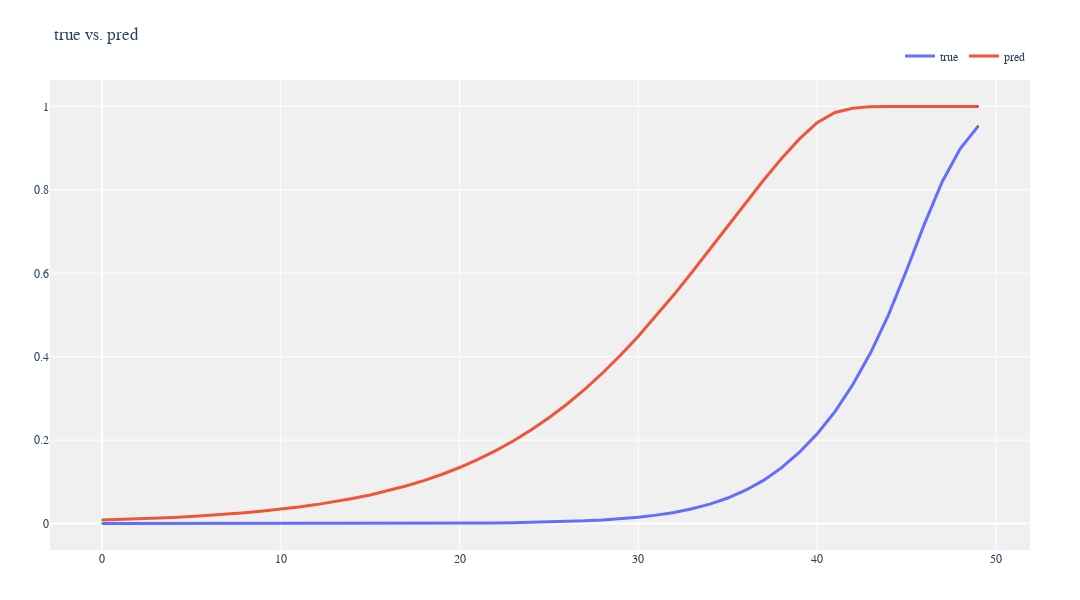

The cell this chart's notebook holds for it:
### Markdown cell above
## Correlation dimension

### Code cell
import numpy as np
from scipy.spatial.distance import pdist, squareform
import matplotlib.pyplot as plt

def correlation_dimension(data, r_vals):
    N = len(data)
    dists = squareform(pdist(data))  # pairwise distances
    C = []
    for r in r_vals:
        count = np.sum(dists < r) - N  # remove diagonal
        C_r = count / (N * (N - 1))
        C.append(C_r)
    return np.array(C)


r_vals = np.logspace(-3, 0, 50)
pred_c = correlation_dimension(predictions, r_vals)
true_c = correlation_dimension(truth, r_vals)

viz.compare_plot([true_c, pred_c], titles=["true", "pred"]) #xaxis = dict(type = 'log'), yaxis = dict(type = 'log'))

# Fit slope in scaling region
fit_range = (r_vals > 0.01) & (r_vals < 0.1)
slope1 = np.polyfit(np.log(r_vals[fit_range]), np.log(pred_c[fit_range]), 1)[0]
slope2 = np.polyfit(np.log(r_vals[fit_range]), np.log(true_c[fit_range]), 1)[0]
print("Estimated Correlation Dimension D2 of true:", slope2, "and of pred: " , slope1)

### Figure 1 — Plotly figure (JSON) as saved in the notebook; plotly's stock layout.template omitted (floating-point values rounded to 4 significant figures)
{"data": [{"hoverinfo": "y", "line": {"color": "#636EFA", "width": 3}, "mode": "lines", "name": "true", "type": "scatter", "y": [0.0, 0.0, 0.0, 0.0, 2.561e-06, 4.162e-06, 5.762e-06, 1.473e-05, 2.049e-05, 2.721e-05, 3.489e-05, 4.258e-05, 4.962e-05, 5.442e-05, 6.403e-05, 9.092e-05, 0.0001396, 0.0002122, 0.0003064, 0.0004581, 0.0006687, 0.001015, 0.001438, 0.001987, 0.002709, 0.003617, 0.004878, 0.006479, 0.008575, 0.01143, 0.01523, 0.02008, 0.02658, 0.0352, 0.04649, 0.0611, 0.07975, 0.1034, 0.1333, 0.1704, 0.2149, 0.2684, 0.3331, 0.4099, 0.5011, 0.6067, 0.7179, 0.8196, 0.8986, 0.9525]}, {"hoverinfo": "y", "marker": {"color": "limegreen", "size": 2}, "mode": "markers", "name": "Start 1", "showlegend": false, "type": "scatter", "x": [0], "y": [0]}, {"hoverinfo": "y", "marker": {"color": "crimson", "size": 2}, "mode": "markers", "name": "End 1", "showlegend": false, "type": "scatter", "x": [49], "y": [0.9525]}, {"hoverinfo": "y", "line": {"color": "#EF553B", "width": 3}, "mode": "lines", "name": "pred", "type": "scatter", "y": [0.008195, 0.009487, 0.01097, 0.01268, 0.01464, 0.0169, 0.01949, 0.02246, 0.02587, 0.02979, 0.03428, 0.03942, 0.04531, 0.05204, 0.05974, 0.06853, 0.07854, 0.08991, 0.1029, 0.1176, 0.1342, 0.153, 0.1741, 0.1977, 0.2241, 0.2536, 0.286, 0.3218, 0.3609, 0.4033, 0.4489, 0.4976, 0.549, 0.6025, 0.6575, 0.7132, 0.7688, 0.8231, 0.8747, 0.9217, 0.9611, 0.9856, 0.9959, 0.9997, 1.0, 1.0, 1.0, 1.0, 1.0, 1.0]}, {"hoverinfo": "y", "marker": {"color": "limegreen", "size": 2}, "mode": "markers", "name": "Start 2", "showlegend": false, "type": "scatter", "x": [0], "y": [0.008195]}, {"hoverinfo": "y", "marker": {"color": "crimson", "size": 2}, "mode": "markers", "name": "End 2", "showlegend": false, "type": "scatter", "x": [49], "y": [1]}], "layout": {"font": {"family": "Arial", "size": 12}, "height": 600, "legend": {"orientation": "h", "x": 1, "xanchor": "right", "y": 1.02, "yanchor": "bottom"}, "margin": {"b": 50, "l": 50, "r": 50, "t": 80}, "paper_bgcolor": "white", "plot_bgcolor": "rgb(240, 240, 240)", "showlegend": true, "title": {"text": "true vs. pred"}, "width": 1080}}
